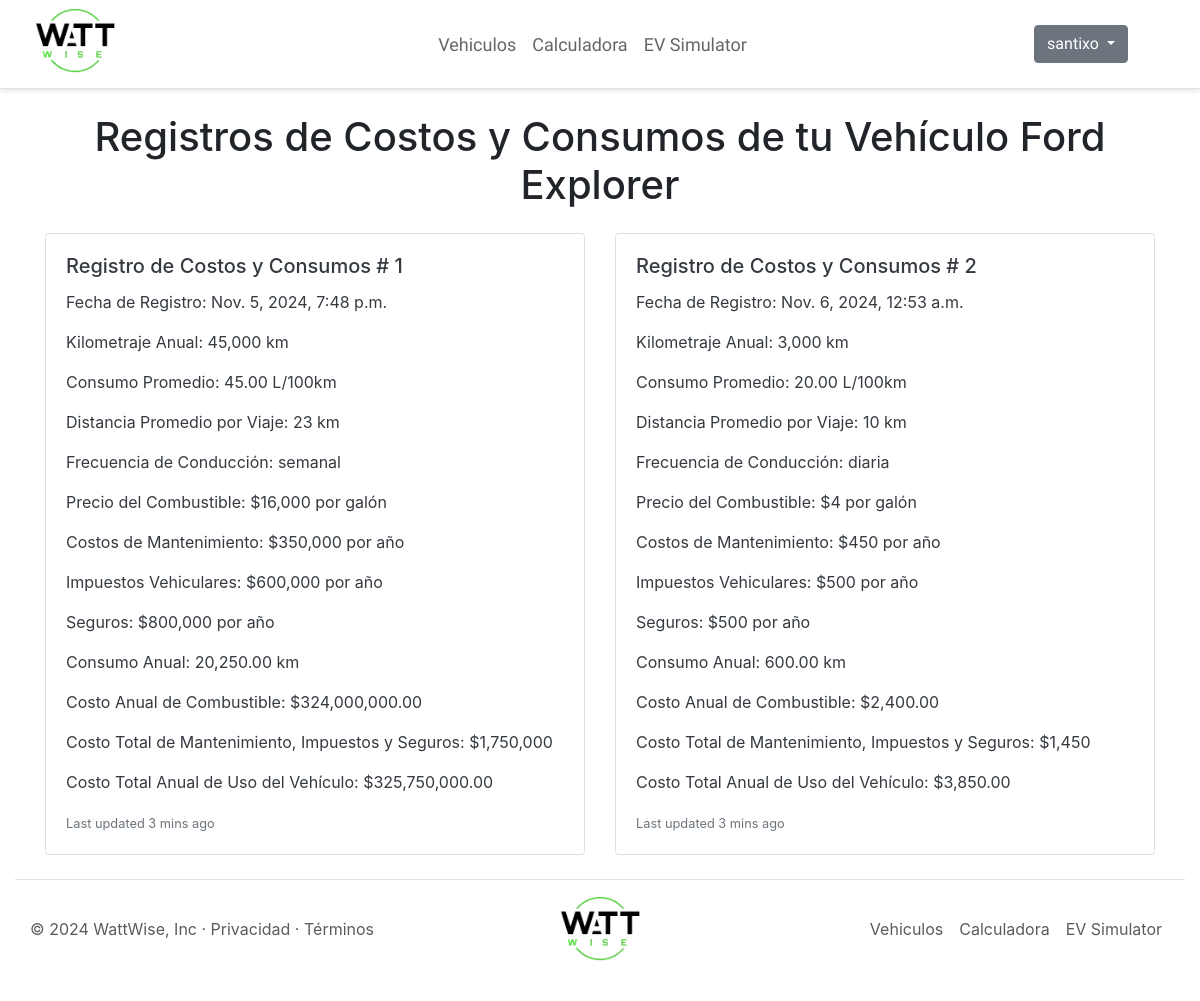
Page /registroPorVehiculo/4/ (signed in) on the committed database.
### myapp/models.py (models this page shows, shortened)
class Vehiculo(models.Model):
    marca_modelo = models.CharField(max_length=100)
    ano_fabricacion = models.PositiveIntegerField()
    TIPO_COMBUSTIBLE_CHOICES = [
        ('gasolina', 'Gasolina'),
        ('diesel', 'Diésel'),
        ('gas_natural', 'Gas natural'),
    ]
    tipo_combustible = models.CharField(max_length=20, choices=TIPO_COMBUSTIBLE_CHOICES)
    tamano_motor = models.PositiveIntegerField()
    TIPO_TRANSMISION_CHOICES = [
        ('manual', 'Manual'),
        ('automatica', 'Automática'),
    ]
    tipo_transmision = models.CharField(max_length=20, choices=TIPO_TRANSMISION_CHOICES)
    user = models.ForeignKey(User, on_delete=models.CASCADE)

class Consumo(models.Model):
    vehiculo = models.ForeignKey(Vehiculo, on_delete=models.CASCADE)
    fecha_registro = models.DateTimeField(auto_now_add=True)
    kilometraje_anual = models.PositiveIntegerField()
    consumo_promedio = models.DecimalField(max_digits=5, decimal_places=2)
    distancia_promedio = models.PositiveIntegerField()
    FRECUENCIA_CONDUCCION_CHOICES = [
        ('diaria', 'Diaria'),
        ('semanal', 'Semanal'),
        ('mensual', 'Mensual'),
    ]
    frecuencia_conduccion = models.CharField(max_length=20, choices=FRECUENCIA_CONDUCCION_CHOICES)
    precio_combustible = models.PositiveIntegerField()
    costos_mantenimiento = models.PositiveIntegerField()
    impuestos_vehiculares = models.PositiveIntegerField()
    seguros = models.PositiveIntegerField()

### myapp/views.py (the view)
# urls.py: path('registroPorVehiculo/<int:id>/', views.mostrarRegistroPorId, name='registroPorVehiculo'),
def mostrarRegistroPorId(request, id):
    vehiculo = get_object_or_404(Vehiculo, id=id, user=request.user)
    consumos = Consumo.objects.filter(vehiculo=vehiculo)
    calculos = []
    for consumo in consumos:
        consumo_anual = consumo.kilometraje_anual * consumo.consumo_promedio / 100
        costo_anual_combustible = consumo_anual * consumo.precio_combustible
        costo_fijo_anual = consumo.costos_mantenimiento + consumo.impuestos_vehiculares + consumo.seguros
        costo_total_anual = costo_anual_combustible + costo_fijo_anual
        calculos.append({
            'consumo': consumo,
            'consumo_anual': consumo_anual,
            'costo_anual_combustible': costo_anual_combustible,
            'costo_fijo_anual': costo_fijo_anual,
            'costo_total_anual': costo_total_anual,
            'vehiculo': consumo.vehiculo.marca_modelo,
        })
    return render(request, 'registroPorId.html', {
        'vehiculo': vehiculo,
        'calculos': calculos
    })

### myapp/templates/registroPorId.html (shortened to what this page needs)
{% extends 'layouts/base.html' %}
{% load static %}
{% load humanize %}
{% block body %}
<div class="container">
    <h1 class="text-center mb-4">Registros de Costos y Consumos de tu Vehículo {{ vehiculo.marca_modelo }}</h1>
    {% if calculos %}
    <div class="row row-cols-1 row-cols-md-2 g-4">
        {% for calculo in calculos %}
        <div class="col">
            <a href="{% url 'mostrarResultados' calculo.consumo.id %}" class="card-link-wrapper card h-100 text-decoration-none text-dark">
                <div class="card-body">
                    <h5 class="card-title">Registro de Costos y Consumos # {{ forloop.counter }} </h5>
                    <p class="card-text">Fecha de Registro: {{ calculo.consumo.fecha_registro }}</p>
                    <p class="card-text">Kilometraje Anual: {{ calculo.consumo.kilometraje_anual|intcomma }} km</p>
                    <p class="card-text">Consumo Promedio: {{ calculo.consumo.consumo_promedio|intcomma }} L/100km</p>
                    <p class="card-text">Distancia Promedio por Viaje: {{ calculo.consumo.distancia_promedio|intcomma }} km</p>
                    <p class="card-text">Frecuencia de Conducción: {{ calculo.consumo.frecuencia_conduccion|intcomma }}</p>
                    <p class="card-text">Precio del Combustible: ${{ calculo.consumo.precio_combustible|intcomma }} por galón</p>
                    <p class="card-text">Costos de Mantenimiento: ${{ calculo.consumo.costos_mantenimiento|intcomma }} por año</p>
                    <p class="card-text">Impuestos Vehiculares: ${{ calculo.consumo.impuestos_vehiculares|intcomma }} por año</p>
                    <p class="card-text">Seguros: ${{ calculo.consumo.seguros|intcomma }} por año</p>
                    <p class="card-text">Consumo Anual: {{ calculo.consumo_anual|intcomma }} km</p>
                    <p class="card-text">Costo Anual de Combustible: ${{ calculo.costo_anual_combustible|intcomma }}</p>
                    <p class="card-text">Costo Total de Mantenimiento, Impuestos y Seguros: ${{ calculo.costo_fijo_anual|intcomma }}</p>
                    <p class="card-text">Costo Total Anual de Uso del Vehículo: ${{ calculo.costo_total_anual|intcomma }}</p>
                    <p class="card-text"><small class="text-muted">Last updated 3 mins ago</small></p>
                </div>
            </a>
        </div>
        {% endfor %}
    </div>
    {% else %}
        <p>No hay registros de consumo para este vehículo.</p>
        <a href="{% url 'registrarConsumo' vehiculo.id %}" class="btn btn-primary">Hacer Registro de Consumo</a>
    {% endif %}
</div>
{% endblock %}

### myapp/templates/layouts/base.html (shortened to what this page needs)
{% load static %}
<!DOCTYPE html>
<html lang="en">
<head>
    <link rel="stylesheet" href="{% static 'styles/base.css' %}">
    <link href="https://cdn.jsdelivr.net/npm/bootstrap@5.3.3/dist/css/bootstrap.min.css" rel="stylesheet">
    <link  href="https://maxcdn.bootstrapcdn.com/bootstrap/4.0.0/css/bootstrap.min.css" rel="stylesheet">
    <link rel="stylesheet" href="https://cdnjs.cloudflare.com/ajax/libs/font-awesome/6.0.0-beta3/css/all.min.css">
</head>
<body>
    <header class="header d-flex flex-wrap align-items-center justify-content-center justify-content-md-between py-2 mb-4 border-bottom">
        <div class="col-md-3 mb-2 mb-md-0">
            <a href="{% url 'index' %}" class="d-inline-flex link-body-emphasis text-decoration-none">
                <img src="{% static 'img/Logo.png' %}" class="bi" width="80" height="65">
            </a>
        </div>
        <ul class="navhead nav col-12 col-md-auto mb-2 justify-content-center mb-md-0">
            <li><a href="ecoride.html" class="nav-link px-2">Vehiculos</a></li>
            <li><a href="ecodrive.html" class="nav-link px-2">Calculadora</a></li>
            <li><a href="EVsimulator.html" class="nav-link px-2">EV Simulator</a></li>
        </ul>
        <div class="col-md-3 text-end">
            <div class="btn-group">
                {% if user.is_authenticated %}
                <div class="dropdown">
                    <button class="btn btn-secondary dropdown-toggle" type="button" id="dropdownMenu2" data-toggle="dropdown" aria-haspopup="true" aria-expanded="false">
                        {{ user.username }}
                    </button>
                  </div>
                {% else %}
                    <a href="{% url 'iniciar_sesion' %}"><button type="button" class="btn btn-outline-success me-2">Iniciar Sesión</button></a>
                    <a href="{% url 'registro' %}"><button type="button" class="btn btn-outline-success">Registrarse</button></a>
                {% endif %}
            </div>
        </div>
    </header>
    {% block body %}
    {% endblock  %}
        <div class="container-fluid">
            <footer class="d-flex flex-wrap justify-content-between align-items-center py-3 my-4 border-top">
                <p class="col-md-4 mb-0 text-body-secondary">&copy; 2024 WattWise, Inc · Privacidad · Términos</p>
                <a href="{% url 'index' %}" class="col-md-4 d-flex align-items-center justify-content-center mb-3 mb-md-0 me-md-auto link-body-emphasis text-decoration-none">
                  <img src="{% static 'img/Logo.png' %}" class="bi" width="80" height="65"></img>
                </a>
                <ul class="nav col-md-4 justify-content-end">
                  <li class="nav-item"><a href="index.html" class="nav-link px-2 text-body-secondary">Vehiculos</a></li>
                  <li class="nav-item"><a href="Gold.html" class="nav-link px-2 text-body-secondary">Calculadora</a></li>
                  <li class="nav-item"><a href="Platinium.html" class="nav-link px-2 text-body-secondary">EV Simulator</a></li>
                </ul>
            </footer>
          </div>
<link rel="stylesheet" href="https://maxcdn.bootstrapcdn.com/bootstrap/4.5.2/css/bootstrap.min.css">
</body>
</html>

### myapp/static/styles/base.css (style rules this page uses)
body { font-family: "Raleway", sans-serif; font-optical-sizing: auto; font-weight: 400; font-style: normal; background-color: #f5f5f5; line-height: 1.6; }
.header { font-family: "Raleway", sans-serif; background-color: #ffffff; padding: 10px 20px; box-shadow: 0 2px 4px rgba(0, 0, 0, 0.1); }
.header .nav a { color: #666; }
.navhead { font-size: 18px; }
*, *::before, *::after { box-sizing: border-box; }
.dropdown { margin-right: 37px; }

### myapp/templates/registroPorId.html (style rules this page uses)
.card-link-wrapper { display: block; color: inherit; text-decoration: none; transition: transform 0.3s ease, box-shadow 0.3s ease; }
.card-body { transition: background-color 0.3s ease; }

### rows in the picture
Vehiculo: marca_modelo "Ford Explorer"
Consumo: consumo.fecha_registro "Nov. 5, 2024, 7:48 p.m.", consumo.kilometraje_anual "45,000", consumo.consumo_promedio "45.00", consumo.distancia_promedio "23", consumo.frecuencia_conduccion "semanal", consumo.precio_combustible "16,000", consumo.costos_mantenimiento "350,000", consumo.impuestos_vehiculares "600,000", consumo.seguros "800,000", consumo_anual "20,250.00", costo_anual_combustible "324,000,000.00", costo_fijo_anual "1,750,000", costo_total_anual "325,750,000.00"
Consumo: consumo.fecha_registro "Nov. 6, 2024, 12:53 a.m.", consumo.kilometraje_anual "3,000", consumo.consumo_promedio "20.00", consumo.distancia_promedio "10", consumo.frecuencia_conduccion "diaria", consumo.precio_combustible "4", consumo.costos_mantenimiento "450", consumo.impuestos_vehiculares "500", consumo.seguros "500", consumo_anual "600.00", costo_anual_combustible "2,400.00", costo_fijo_anual "1,450", costo_total_anual "3,850.00"

### other values in the picture
{{ user.username }} "santixo"
